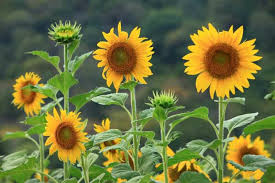
#> input picture dedw.jpg, 275 x 183 px
$ python 3.py
#> lines starting #> are read from the running program, lines starting #| are printed output that depends on the picture; after the words box and inside, x2 and y2 are one past the last pixel; in counts of white or black regions, pixels touching at a corner belong together
#> further down, image is the input picture: shape (183, 275, 3); mean B, G, R 62.5, 114.6, 109.1
import cv2
import numpy as np
import matplotlib.pyplot as plt
from skimage.filters import threshold_otsu

 # Contrast enhancement using CLAHE for colored image
def enhance_contrast_color(image):
  lab_image = cv2.cvtColor(image, cv2.COLOR_BGR2LAB)
#> lab_image: shape (183, 275, 3); mean of channels 0, 1, 2 118.9, 119.2, 154.1
  l_channel, a_channel, b_channel = cv2.split(lab_image)
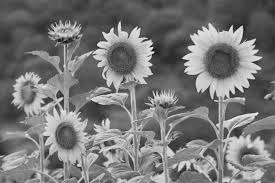
#> l_channel: shape (183, 275); min 3, max 248, mean 118.9
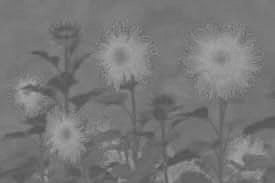
#> a_channel: shape (183, 275); min 81, max 171, mean 119.2
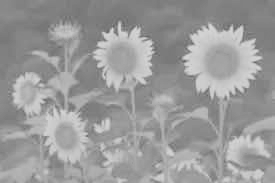
#> b_channel: shape (183, 275); min 96, max 217, mean 154.1
  clahe = cv2.createCLAHE(clipLimit=2.0, tileGridSize=(8, 8))
  l_channel = clahe.apply(l_channel)
  enhanced_lab = cv2.merge((l_channel, a_channel, b_channel))
#> enhanced_lab: shape (183, 275, 3); mean of channels 0, 1, 2 124.4, 119.2, 154.1
  return cv2.cvtColor(enhanced_lab, cv2.COLOR_LAB2BGR)
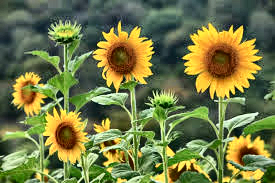
#> returned value: shape (183, 275, 3); mean B, G, R 69.7, 121.3, 114.3

# Otsu's thresholding for segmentation on grayscale version
def segment_image_color(image):
  gray_image = cv2.cvtColor(image, cv2.COLOR_BGR2GRAY)
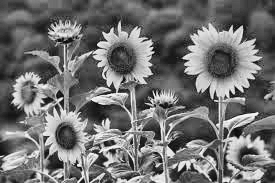
#> gray_image: shape (183, 275); min 6, max 252, mean 113.3
  threshold = threshold_otsu(gray_image)
#> threshold = 130
  return gray_image > threshold
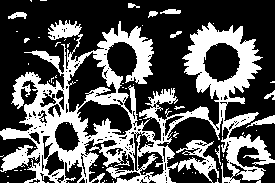
#> returned value: shape (183, 275) bool; 34.2% white; 72 white regions (62 under 20 px), largest, box (x1, y1, x2, y2) and area: (0, 20, 275, 183) 16500, (246, 115, 275, 128) 137, (8, 12, 27, 19) 85

 # Load and process the image
image = cv2.imread('dedw.jpg')
enhanced_image = enhance_contrast_color(image)
segmented_image = segment_image_color(enhanced_image)

 # Display results
titles = ['Original Image', 'Enhanced Image', 'Segmented Image']
images = [cv2.cvtColor(image, cv2.COLOR_BGR2RGB), cv2.cvtColor(enhanced_image, cv2.COLOR_BGR2RGB), segmented_image]
plt.figure(figsize=(15, 5))
for i, img in enumerate(images):
  plt.subplot(1, 3, i + 1)
  plt.imshow(img if i < 2 else img, cmap='gray')
  plt.title(titles[i])
  plt.axis('off')
#> this loop made 3 passes
plt.tight_layout()
plt.show()
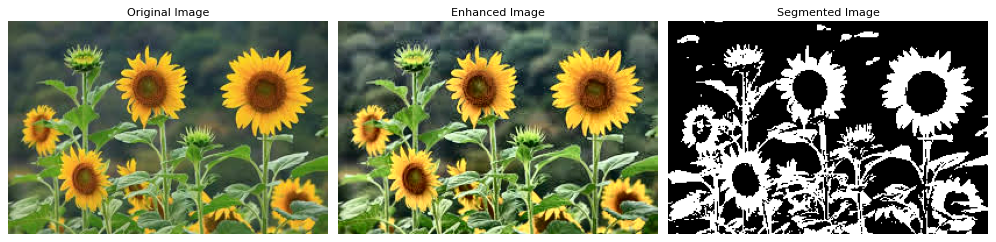
#> figure drawn by matplotlib, 3 panels
